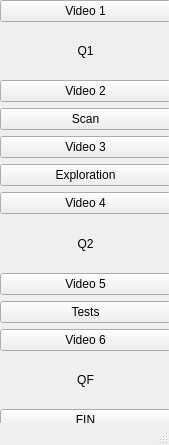
<?xml version="1.0" encoding="UTF-8"?>
<ui version="4.0">
 <class>ESM</class>
 <widget class="QMainWindow" name="ESM">
  <property name="geometry">
   <rect>
    <x>0</x>
    <y>0</y>
    <width>169</width>
    <height>445</height>
   </rect>
  </property>
  <property name="windowTitle">
   <string>ESM</string>
  </property>
  <widget class="QWidget" name="centralwidget">
   <widget class="QWidget" name="">
    <property name="geometry">
     <rect>
      <x>0</x>
      <y>0</y>
      <width>171</width>
      <height>431</height>
     </rect>
    </property>
    <layout class="QVBoxLayout" name="verticalLayout">
     <item>
      <widget class="QPushButton" name="video1">
       <property name="text">
        <string>Video 1</string>
       </property>
      </widget>
     </item>
     <item>
      <widget class="QLabel" name="label">
       <property name="text">
        <string>Q1</string>
       </property>
       <property name="alignment">
        <set>Qt::AlignCenter</set>
       </property>
      </widget>
     </item>
     <item>
      <widget class="QPushButton" name="video2">
       <property name="text">
        <string>Video 2</string>
       </property>
      </widget>
     </item>
     <item>
      <widget class="QPushButton" name="scan">
       <property name="text">
        <string>Scan</string>
       </property>
      </widget>
     </item>
     <item>
      <widget class="QPushButton" name="video3">
       <property name="text">
        <string>Video 3</string>
       </property>
      </widget>
     </item>
     <item>
      <widget class="QPushButton" name="exploration">
       <property name="text">
        <string>Exploration</string>
       </property>
      </widget>
     </item>
     <item>
      <widget class="QPushButton" name="video4">
       <property name="text">
        <string>Video 4</string>
       </property>
      </widget>
     </item>
     <item>
      <widget class="QLabel" name="label_2">
       <property name="text">
        <string>Q2</string>
       </property>
       <property name="alignment">
        <set>Qt::AlignCenter</set>
       </property>
      </widget>
     </item>
     <item>
      <widget class="QPushButton" name="video5">
       <property name="text">
        <string>Video 5</string>
       </property>
      </widget>
     </item>
     <item>
      <widget class="QPushButton" name="tests">
       <property name="text">
        <string>Tests</string>
       </property>
      </widget>
     </item>
     <item>
      <widget class="QPushButton" name="video6">
       <property name="text">
        <string>Video 6</string>
       </property>
      </widget>
     </item>
     <item>
      <widget class="QLabel" name="label_3">
       <property name="text">
        <string>QF</string>
       </property>
       <property name="alignment">
        <set>Qt::AlignCenter</set>
       </property>
      </widget>
     </item>
     <item>
      <widget class="QPushButton" name="end">
       <property name="text">
        <string>FIN</string>
       </property>
      </widget>
     </item>
    </layout>
   </widget>
  </widget>
  <widget class="QStatusBar" name="statusbar"/>
 </widget>
 <resources/>
 <connections/>
</ui>
